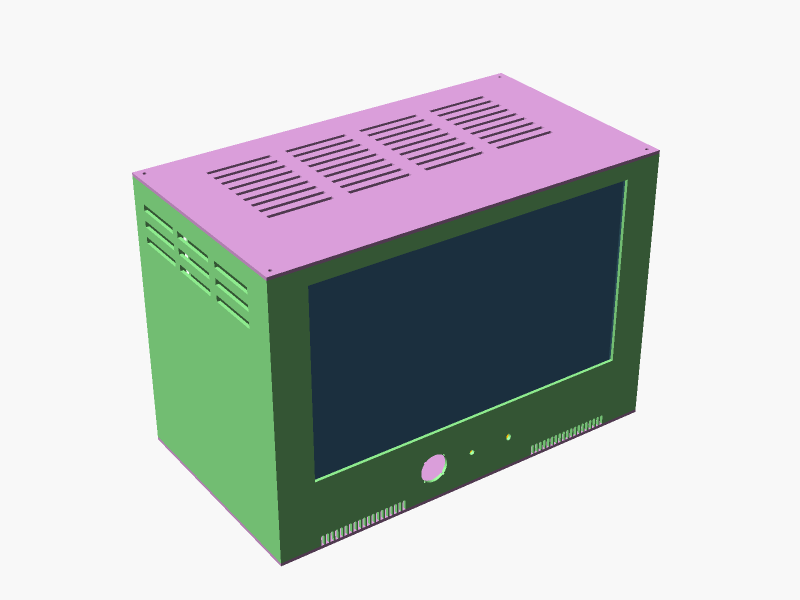
#> input picture enclosure_work/final/preview_assembly.png, 1600 x 1200 px, found by its file name (shown at 1/2 size)
$ python annotate_dims.py
#> lines starting #> are read from the running program, lines starting #| are printed output that depends on the picture
from PIL import Image, ImageDraw, ImageFont
import math

SRC = r'C:\Users\haals\AppData\Local\Temp\osc\final\preview_assembly.png'
OUT = r'C:\Users\haals\AppData\Local\Temp\osc\final\dimensions.png'

im = Image.open(SRC).convert("RGB")
#> im is the input picture: PIL image 1600x1200 RGB; mean R, G, B 190.1, 194.3, 194.2
draw = ImageDraw.Draw(im)

try:
    font = ImageFont.truetype("arialbd.ttf", 34)
except Exception:
    font = ImageFont.load_default()

RED = (200, 20, 20)
WHITE = (255, 255, 255)

def arrow_line(p1, p2, color=RED, width=4, head=14):
#> called with p1 = (563, 1185), p2 = (1290, 1085), color = (200, 20, 20), width = 4, head = 14
    draw.line([p1, p2], fill=color, width=width)
    for (a, b) in [(p1, p2), (p2, p1)]:
        ang = math.atan2(b[1]-a[1], b[0]-a[0])
        for da in (0.35, -0.35):
            hx = b[0] - head*math.cos(ang+da)
            hy = b[1] - head*math.sin(ang+da)
            draw.line([b, (hx, hy)], fill=color, width=width)

def label(text, pos, anchor="mm"):
#> called with text = 'WIDTH  38.4 cm', pos = (926.5, 1169), anchor = 'mm'
    x, y = pos
    bbox = draw.textbbox((0, 0), text, font=font)
#> bbox = (0, 7, 276, 32)
    w, h = bbox[2]-bbox[0], bbox[3]-bbox[1]
#> w = 276; h = 25
    pad = 6
    draw.rectangle([x-w/2-pad, y-h/2-pad-4, x+w/2+pad, y+h/2+pad-4], fill=WHITE, outline=RED, width=2)
    draw.text((x-w/2, y-h/2-8), text, fill=RED, font=font)

# Approximate box-edge endpoints read off the render (1600x1200)
D = (563, 565)    # front-top-left corner (top of the height edge)
E = (563, 1130)   # front-bottom-left corner
C = (1290, 320)   # front-top-right corner
F = (1290, 1030)  # front-bottom-right corner
A = (280, 345)    # back-top-left corner (top of the depth edge)

# WIDTH - offset below the bottom front edge
off = 55
arrow_line((E[0], E[1]+off), (F[0], F[1]+off))
label("WIDTH  38.4 cm", ((E[0]+F[0])/2, (E[1]+F[1])/2 + off + 34))

# HEIGHT - offset left of the front-left vertical edge
off = 70
arrow_line((D[0]-off, D[1]), (E[0]-off, E[1]))
label("HEIGHT  26.0 cm", (D[0]-off-95, (D[1]+E[1])/2))

# DEPTH - offset above the top-left depth edge
off = 40
arrow_line((A[0]-off*0.4, A[1]-off), (D[0]-off*0.4, D[1]-off))
label("DEPTH  21.5 cm", ((A[0]+D[0])/2 - off*1.6, (A[1]+D[1])/2 - off - 10))

im.save(OUT)
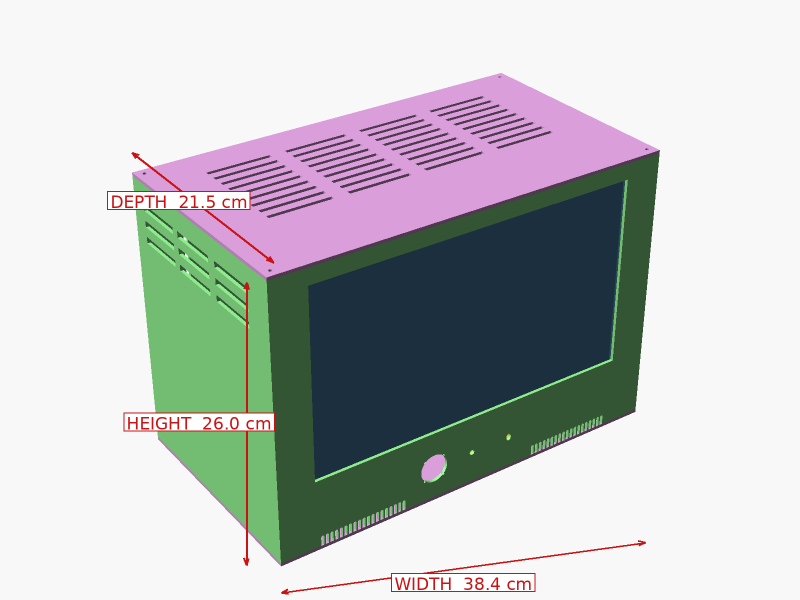
#> saved as dimensions.png: PIL image 1600x1200 RGB (shown at 1/2 size); mean R, G, B 190.9, 193.4, 193.6
print("saved", OUT)
